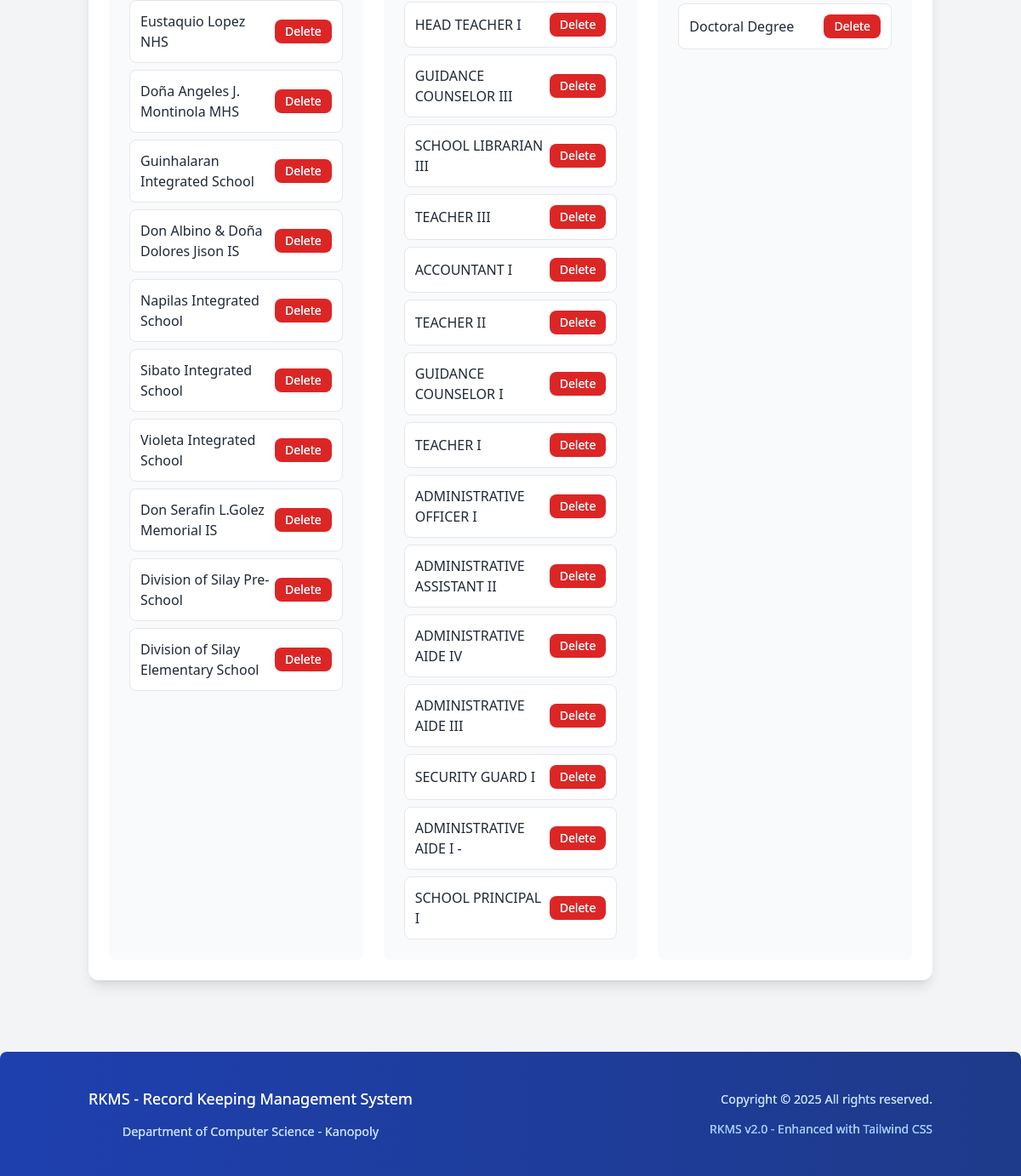
/tailwind_entry.php (signed in, lower part), run on an earlier commit of the app's database.
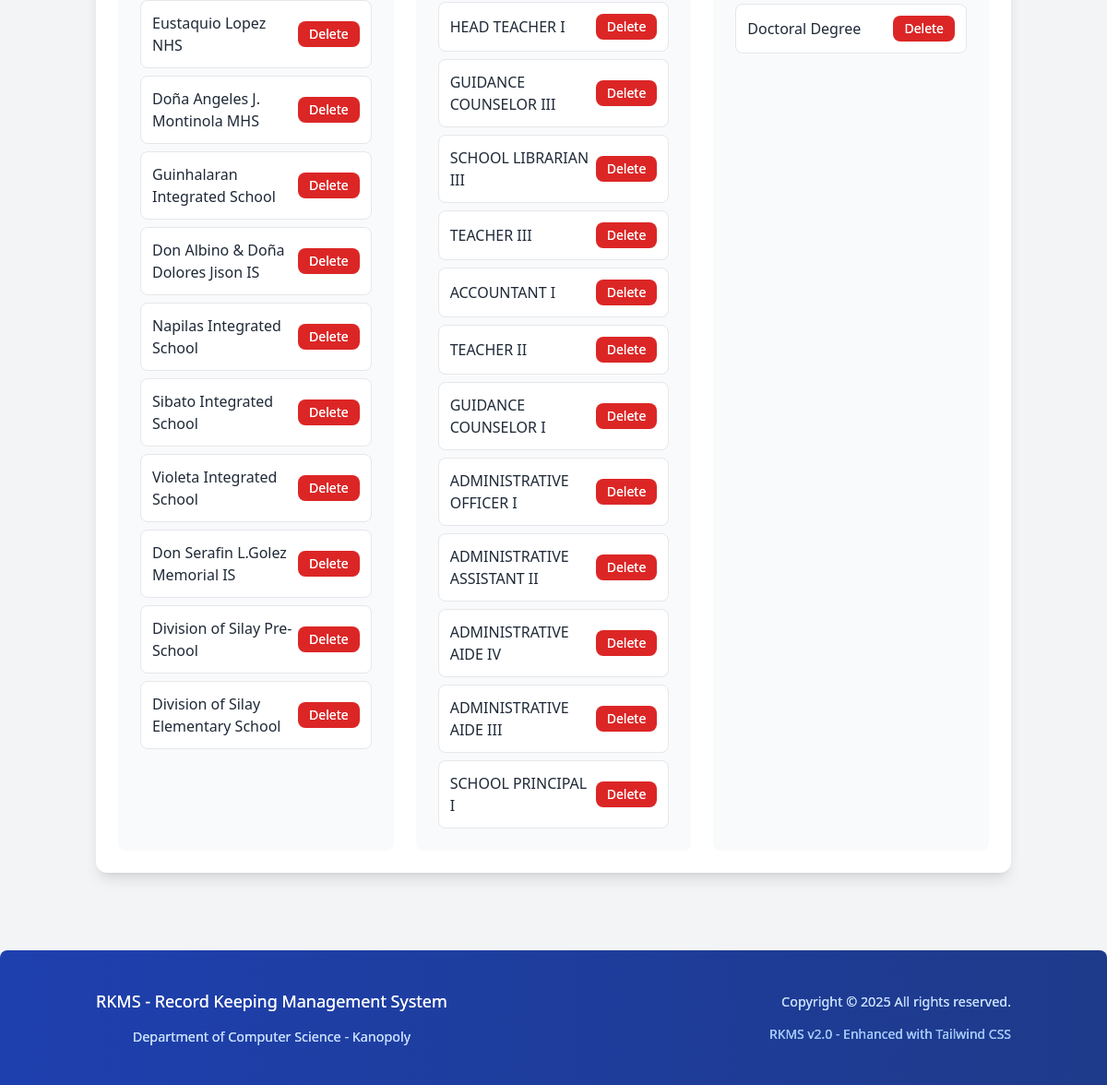
And on a later commit of the database.
### tables this page shows
CREATE TABLE `school` (
  `school_id` int(11) NOT NULL,
  `Name` varchar(100) NOT NULL
);

CREATE TABLE `position` (
  `position_id` int(11) NOT NULL,
  `position` varchar(100) NOT NULL
);

CREATE TABLE `qualification` (
  `qualification_id` int(11) NOT NULL,
  `qualification` varchar(100) NOT NULL
);

### tailwind_entry.php (the view, shortened to what this page needs)
<?php
include('dbcon.php');
include('tailwind_header.php');
?>
<body class="bg-gray-100 m-0 p-0">
    <div class="container mx-auto px-4 py-1">
        <div class="bg-white rounded-xl shadow-lg p-6 mb-8">
            <div class="grid grid-cols-1 md:grid-cols-3 gap-6">
                <div class="bg-gray-50 p-6 rounded-lg">
                    <div class="space-y-2">
                        <?php
                        $emp_query = mysqli_query($conn,"select * from school");
                        while($row = mysqli_fetch_array($emp_query)){
                            $id = $row['school_id'];
                        ?>
                        <div class="flex justify-between items-center bg-white p-3 rounded-lg border border-gray-200">
                            <span class="text-gray-800"><?php echo $row['Name']; ?></span>
                            <a href="delete_entry.php?id=<?php echo $id; ?>" class="px-3 py-1 bg-red-600 text-white rounded-lg hover:bg-red-700 transition-colors duration-200 text-sm">
                                Delete
                            </a>
                        </div>
                        <?php }?>
                    </div>
                </div>
                <div class="bg-gray-50 p-6 rounded-lg">
                    <div class="space-y-2">
                        <?php
                        $emp_query = mysqli_query($conn,"select * from position");
                        while($row = mysqli_fetch_array($emp_query)){
                            $id_position = $row['position_id'];
                        ?>
                        <div class="flex justify-between items-center bg-white p-3 rounded-lg border border-gray-200">
                            <span class="text-gray-800"><?php echo $row['position']; ?></span>
                            <a href="delete_entry_position.php?id=<?php echo $id_position; ?>" class="px-3 py-1 bg-red-600 text-white rounded-lg hover:bg-red-700 transition-colors duration-200 text-sm">
                                Delete
                            </a>
                        </div>
                        <?php }?>
                    </div>
                </div>
                <div class="bg-gray-50 p-6 rounded-lg">
                    <div class="space-y-2">
                        <?php
                        $emp_query = mysqli_query($conn,"select * from qualification");
                        while($row = mysqli_fetch_array($emp_query)){
                            $id_qualification = $row['qualification_id'];
                        ?>
                        <div class="flex justify-between items-center bg-white p-3 rounded-lg border border-gray-200">
                            <span class="text-gray-800"><?php echo $row['qualification']; ?></span>
                            <a href="delete_entry_qualification.php?id=<?php echo $id_qualification; ?>" class="px-3 py-1 bg-red-600 text-white rounded-lg hover:bg-red-700 transition-colors duration-200 text-sm">
                                Delete
                            </a>
                        </div>
                        <?php }?>
                    </div>
                </div>
            </div>
        </div>
    </div>
    <?php include('footer.php');?>
</body>
</html>

What changed in the data, as far as the page shows it:
removed position: position "TEACHER I"
removed position: position "SECURITY GUARD I"
removed position: position "ADMINISTRATIVE AIDE I -"
